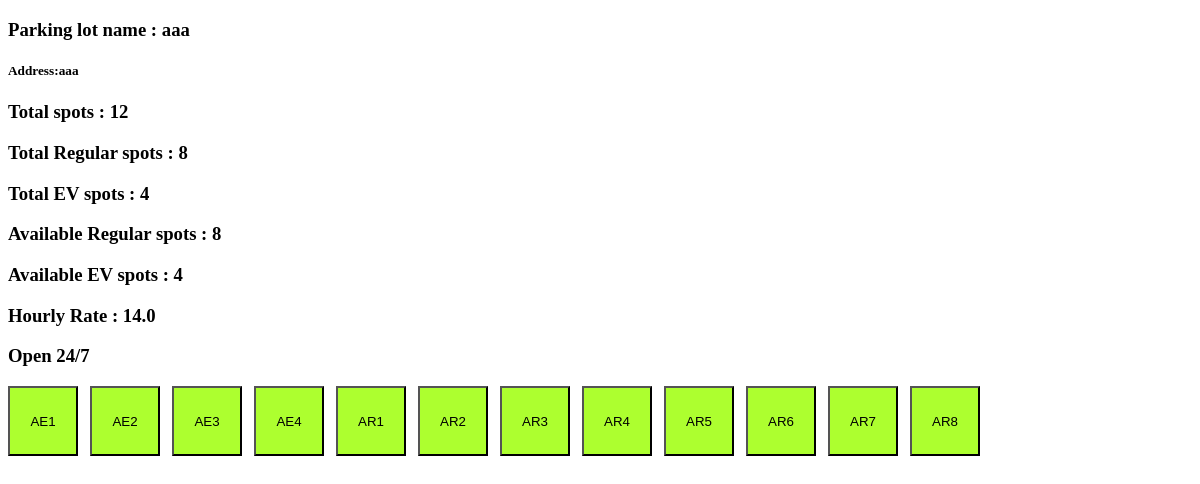
Screenshot of /view_details?lot_id=2 (signed in) with the database file from the repository.
### models/parking_lot.py (models this page shows, shortened)
class ParkingLot(db.Model):
    __tablename__ = 'parking_lots'
    id = db.Column(db.Integer, primary_key=True)
    name= db.Column(db.String(80), unique=True, nullable=False)
    address = db.Column(db.String(200), nullable=False)
    pincode = db.Column(db.String(10), nullable=False)
    hourly_rate = db.Column(db.Float, nullable=False)
    total_spots = db.Column(db.Integer, nullable=False)
    occupied_regular_spots = db.Column(db.Integer, default=0)
    occupied_ev_spots = db.Column(db.Integer, default=0)
    ev_spots = db.Column(db.Integer, default=0)
    ev_charging_rate = db.Column(db.Float, nullable=True)
    opening_time = db.Column(db.String(10), nullable=True)
    closing_time = db.Column(db.String(10), nullable=True)
    is_24_hours = db.Column(db.Boolean, default=False)
    description = db.Column(db.String(200), nullable=True)

### models/parking_spot.py (models this page shows, shortened)
class ParkingSpot(db.Model):
    __tablename__ = 'parking_spots'
    id=db.Column(db.Integer, primary_key=True)
    lot_id=db.Column(db.Integer, db.ForeignKey('parking_lots.id'), nullable=False)
    spot_number=db.Column(db.String(50), nullable=False)
    is_ev_spot=db.Column(db.Boolean, default=False)
    status=db.Column(db.String(50), default='available')

### routes/parking.py (the view)
@parking_bp.route('/view_details',methods=['POST','GET'])
@login_required
@admin_required
def view_details():
    lot_id=request.args.get('lot_id')
    spot_id=request.args.get('spot_id')
    spot=ParkingSpot.query.get(spot_id)
    booking=Booking.query.filter_by(spot_id=spot_id).first()
    end_time=None
    user=None
    vehicle=None
    if booking:
        user=User.query.get(booking.user_id)
        vehicle=Vehicle.query.get(booking.vehicle_id)
        end_time=booking.start_time + timedelta(hours=booking.duration)
    if request.method=='POST':
        lot_id=request.form.get('lot_id')
    lot=ParkingLot.query.get(lot_id)
    spots=ParkingSpot.query.filter_by(lot_id=lot_id)
    return render_template('parking_lot_details.html',lot=lot,spots=spots,spot=spot,user=user,vehicle=vehicle,end_time=end_time,booking=booking)

### Templates/parking_lot_details.html (shortened to what this page needs)
{%extends "base.html" %}
{%block style%}
<link rel="stylesheet" href="{{url_for('static',filename='css/parking_lot_details.css')}}">
{%endblock%}
{% block content %}
<div class="page-1" data-has-spot="{{ 'true' if spot else 'false'}}" data-is-booked="{{'true' if booking else 'false'}}">
    <h3>Parking lot name : {{lot.name}}</h3>
    <h5>Address:{{lot.address}}</h5>
    <h3>Total spots : {{lot.total_spots + lot.ev_spots}}</h3>
    <h3>Total Regular spots : {{lot.total_spots}}</h3>
    <h3>Total EV spots : {{lot.ev_spots}}</h3>
    <h3>Available Regular spots : {{lot.total_spots - lot.occupied_regular_spots}}</h3>
    <h3>Available EV spots : {{lot.ev_spots - lot.occupied_ev_spots}}</h3>
    <h3>Hourly Rate : {{lot.hourly_rate}}</h3>
    {% if lot.is_24_hours %}
    <h3> Open 24/7 </h3>
    {% else %}
    <h3>Opening Time : {{lot.opening_time}}</h3>
    <h3>Closing Time : {{lot.closing_time}}</h3>
    {% endif %}
    {% set ns = namespace(n=0) %}
    <div class="content">
    {% for spot in spots %}
        <form action="{{url_for('parking.spot_details')}}" method="POST">
            <button class="box">{{ spot.spot_number }}</button>
        </form>
    {% endfor %}
    </div>
</div>
{%endblock %}

### Static/css/parking_lot_details.css (style rules this page uses)
.content { display: flex; gap: 12px; flex-wrap: wrap; }
.box { height: 70px; width: 70px; background-color: greenyellow; }

### rows the page displays
ParkingLot: name "aaa", address "aaa", lot.total_spots+lot.ev_spots "12", total_spots "8", ev_spots "4", lot.total_spots-lot.occupied_regular_spots "8", lot.ev_spots-lot.occupied_ev_spots "4", hourly_rate "14.0"
ParkingSpot: spot_number "AE1"
ParkingSpot: spot_number "AE2"
ParkingSpot: spot_number "AE3"
ParkingSpot: spot_number "AE4"
ParkingSpot: spot_number "AR1"
ParkingSpot: spot_number "AR2"
ParkingSpot: spot_number "AR3"
ParkingSpot: spot_number "AR4"
ParkingSpot: spot_number "AR5"
ParkingSpot: spot_number "AR6"
ParkingSpot: spot_number "AR7"
ParkingSpot: spot_number "AR8"
